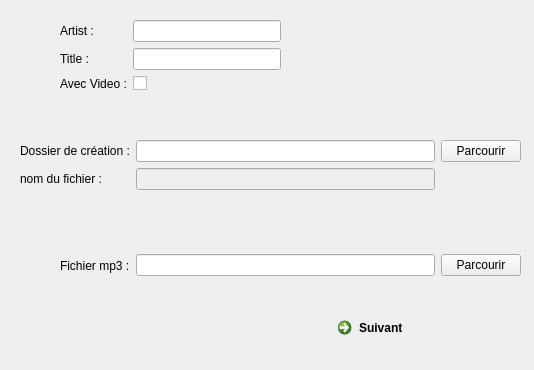
<?xml version="1.0" encoding="UTF-8"?>
<ui version="4.0">
 <class>UNewSongForm_Browse</class>
 <widget class="QWidget" name="UNewSongForm_Browse">
  <property name="geometry">
   <rect>
    <x>0</x>
    <y>0</y>
    <width>534</width>
    <height>370</height>
   </rect>
  </property>
  <property name="windowTitle">
   <string>Nouveau Son</string>
  </property>
  <widget class="QWidget" name="formLayoutWidget">
   <property name="geometry">
    <rect>
     <x>60</x>
     <y>20</y>
     <width>221</width>
     <height>91</height>
    </rect>
   </property>
   <layout class="QFormLayout" name="formLayout_2">
    <item row="0" column="0">
     <widget class="QLabel" name="label_4">
      <property name="text">
       <string>Artist :</string>
      </property>
     </widget>
    </item>
    <item row="0" column="1">
     <widget class="QLineEdit" name="lineEdit_artist"/>
    </item>
    <item row="1" column="0">
     <widget class="QLabel" name="label_5">
      <property name="text">
       <string>Title :</string>
      </property>
     </widget>
    </item>
    <item row="1" column="1">
     <widget class="QLineEdit" name="lineEdit_title"/>
    </item>
    <item row="2" column="0">
     <widget class="QLabel" name="label_3">
      <property name="text">
       <string>Avec Video :</string>
      </property>
     </widget>
    </item>
    <item row="2" column="1">
     <widget class="QCheckBox" name="checkBox_withVideo">
      <property name="text">
       <string/>
      </property>
     </widget>
    </item>
   </layout>
  </widget>
  <widget class="QWidget" name="horizontalLayoutWidget">
   <property name="geometry">
    <rect>
     <x>20</x>
     <y>140</y>
     <width>501</width>
     <height>69</height>
    </rect>
   </property>
   <layout class="QHBoxLayout" name="horizontalLayout">
    <item>
     <layout class="QFormLayout" name="formLayout_3">
      <property name="fieldGrowthPolicy">
       <enum>QFormLayout::AllNonFixedFieldsGrow</enum>
      </property>
      <item row="0" column="1">
       <widget class="QLineEdit" name="lineEdit_folder"/>
      </item>
      <item row="1" column="0">
       <widget class="QLabel" name="label_2">
        <property name="text">
         <string>nom du fichier :</string>
        </property>
       </widget>
      </item>
      <item row="1" column="1">
       <widget class="QLineEdit" name="lineEdit_3">
        <property name="enabled">
         <bool>false</bool>
        </property>
       </widget>
      </item>
      <item row="0" column="0">
       <widget class="QLabel" name="label">
        <property name="text">
         <string>Dossier de création :</string>
        </property>
       </widget>
      </item>
     </layout>
    </item>
    <item>
     <layout class="QVBoxLayout" name="verticalLayout_4">
      <item>
       <widget class="QPushButton" name="pushButton_browse">
        <property name="text">
         <string>Parcourir</string>
        </property>
       </widget>
      </item>
      <item>
       <spacer name="verticalSpacer">
        <property name="orientation">
         <enum>Qt::Vertical</enum>
        </property>
        <property name="sizeHint" stdset="0">
         <size>
          <width>20</width>
          <height>40</height>
         </size>
        </property>
       </spacer>
      </item>
     </layout>
    </item>
   </layout>
  </widget>
  <widget class="QCommandLinkButton" name="commandNext">
   <property name="geometry">
    <rect>
     <x>330</x>
     <y>310</y>
     <width>185</width>
     <height>41</height>
    </rect>
   </property>
   <property name="text">
    <string>Suivant</string>
   </property>
  </widget>
  <widget class="QWidget" name="horizontalLayoutWidget_2">
   <property name="geometry">
    <rect>
     <x>60</x>
     <y>250</y>
     <width>461</width>
     <height>31</height>
    </rect>
   </property>
   <layout class="QHBoxLayout" name="horizontalLayout_2">
    <item>
     <widget class="QLabel" name="label_6">
      <property name="text">
       <string>Fichier mp3 :</string>
      </property>
     </widget>
    </item>
    <item>
     <widget class="QLineEdit" name="lineEdit_mp3"/>
    </item>
    <item>
     <widget class="QPushButton" name="pushButton_browseMp3">
      <property name="text">
       <string>Parcourir</string>
      </property>
     </widget>
    </item>
   </layout>
  </widget>
 </widget>
 <resources/>
 <connections/>
</ui>
